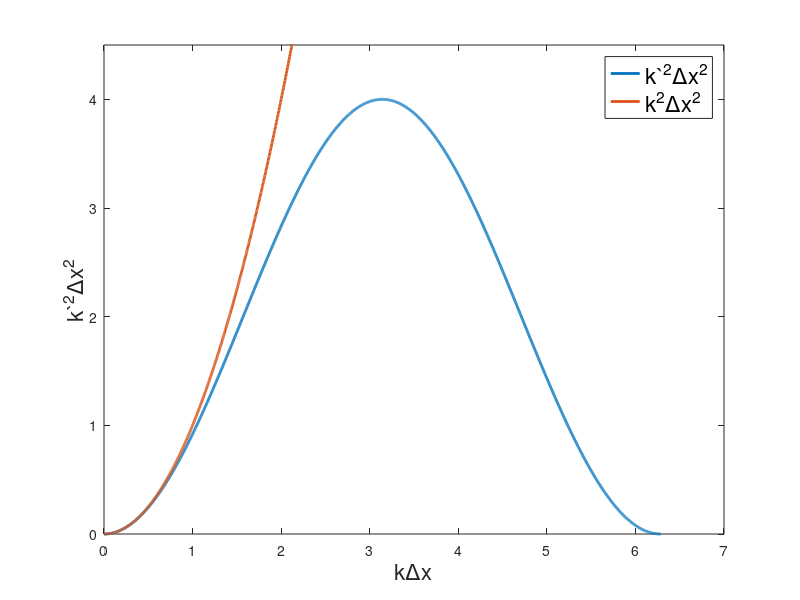

The MATLAB source for this figure:
clear all
close all
clc

kdx  = linspace(0, 2*pi, 2000);
k2dx2 = 2*(1-cos(kdx));

plot(kdx,k2dx2, 'LineWidth',2)
hold on
plot(kdx,kdx.^2, 'LineWidth',2)

xlim([0 7])
ylim([0 4.5])

xlabel('k\Deltax', 'Fontsize',16)
ylabel('k`^{2}\Deltax^{2}', 'Fontsize',16)

legend('k`^{2}\Deltax^{2}','k^{2}\Deltax^{2}', 'Fontsize',16)

